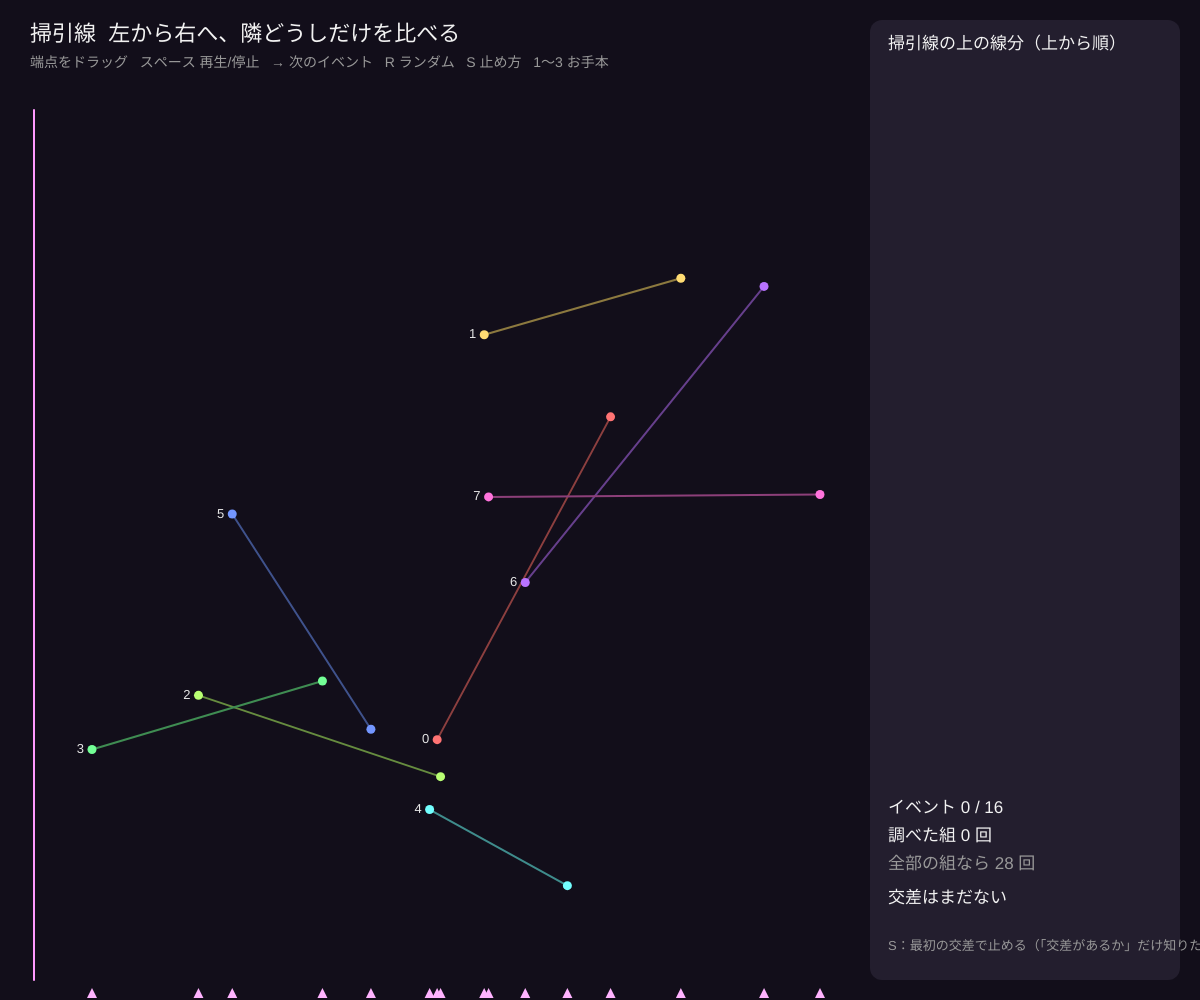
Frame 1 (no input)
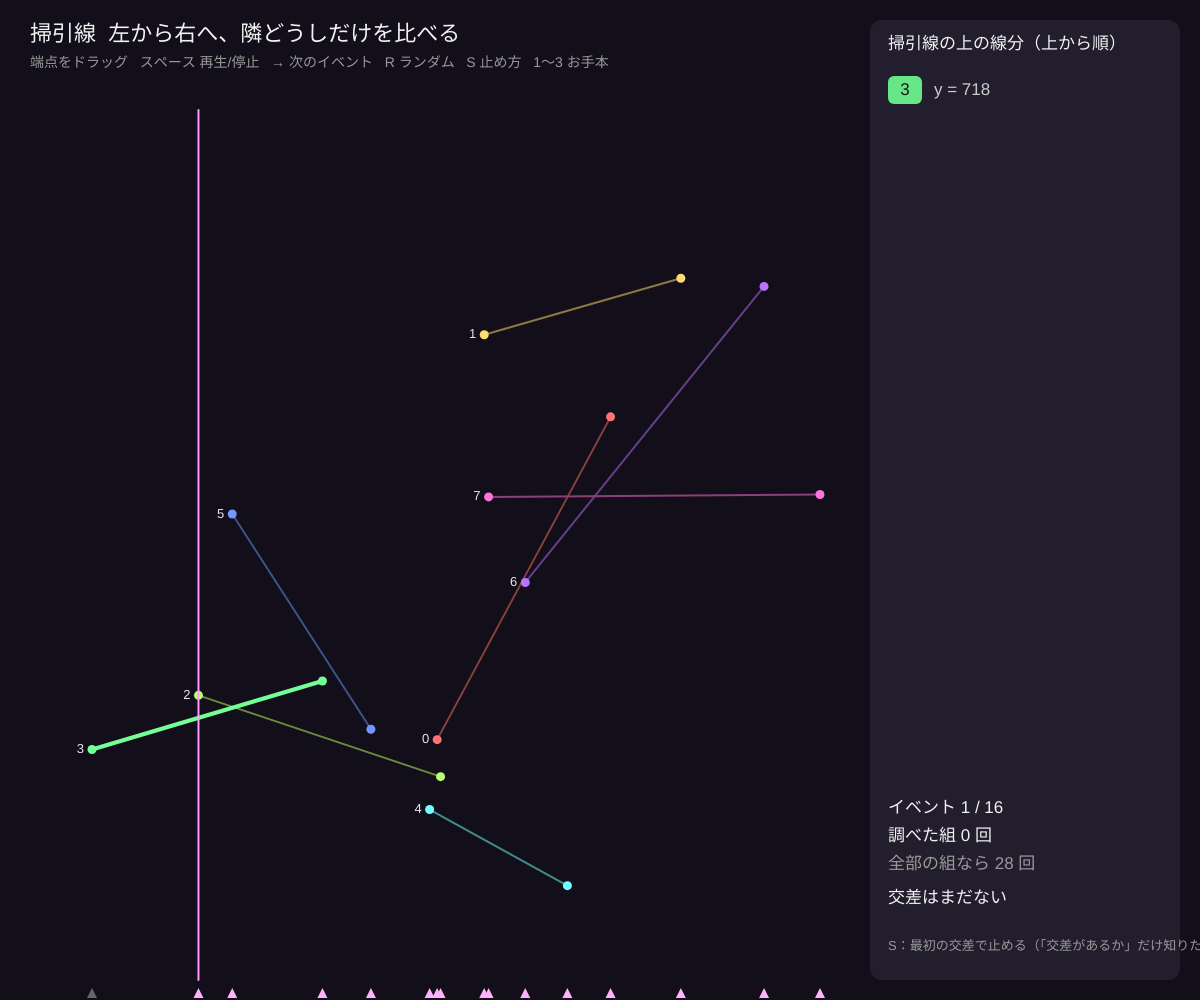
Frame 60 (no input)
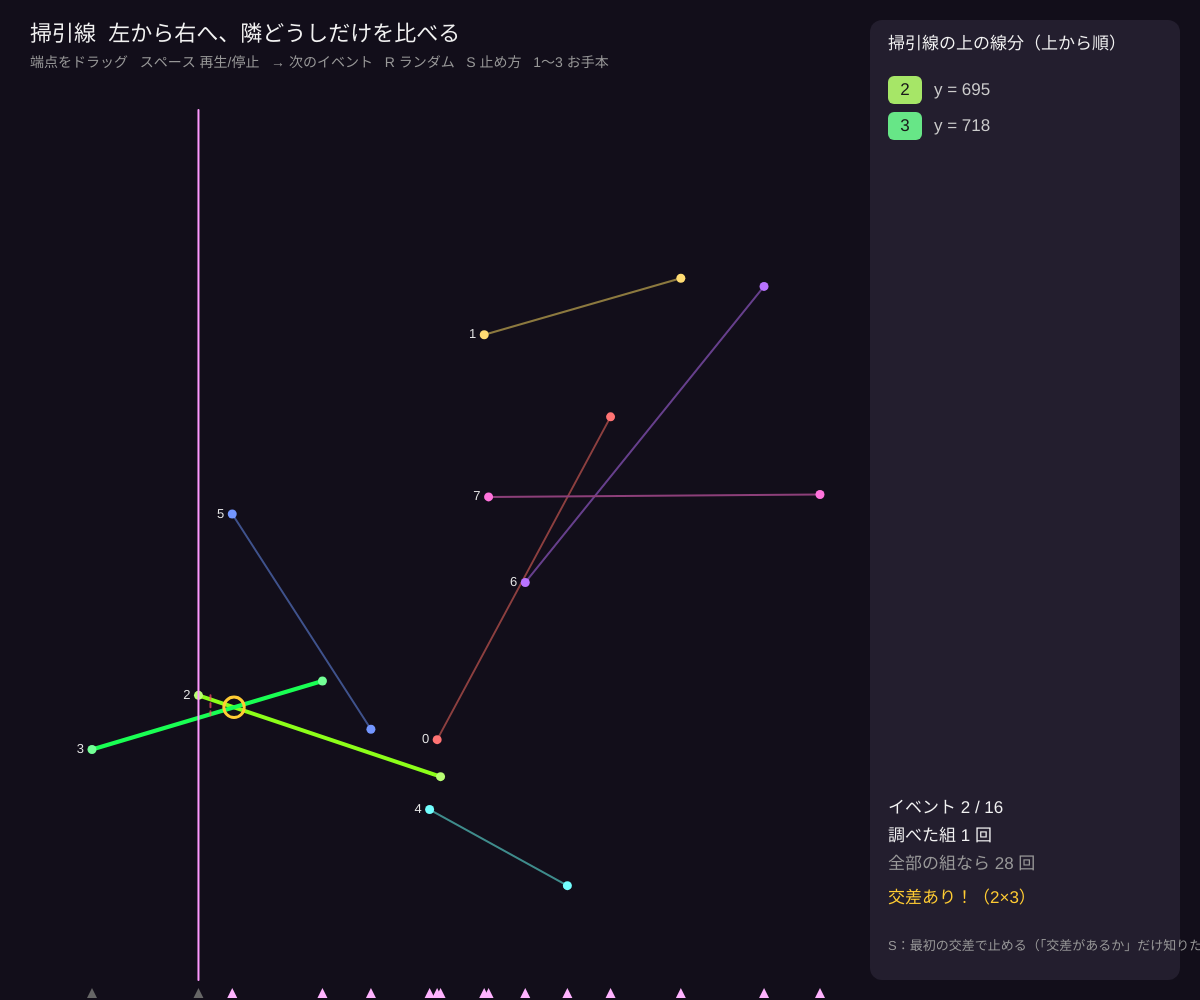
Frame 120 (the mouse pressed at the canvas centre since frame 60)

The p5.js sketch that drew these frames (run headless with seeded random() and noise() and a simulated clock; from frame 60 on, the mouse is pressed at the canvas centre):

// p5.js sketch
// ── sketch.js
// ============================================
// 06 掃引線で交差を見つける
// 縦の線（掃引線）を左から右へ動かし、「いま線にかかっている線分」を上から順に並べておく
// 新しく入った線分は「すぐ上」と「すぐ下」とだけ、抜けるときはその上下どうしを比べる
// 全部の組（n(n−1)/2 通り）を調べなくても、交差があれば必ず見つかる → O(n log n)
// 操作：端点をドラッグ / スペース = 再生・停止 / → = 次のイベント / R = ランダム
//       S = 最初の交差で止める⇄最後まで / 1〜3 = お手本
// ============================================

let segs = [];
let N = 8;              // ★ 線分の数
let events = [], ev = 0;
let onLine = [];        // 掃引線にかかっている線分（上から順）
let sweepX = 0, targetX = 0;
let checks = [], found = [];
let stopAtFirst = true;
let auto = true, waiting = 0;
let drag = null;

const BG = '#14101f', PANEL = '#221a33', FG = '#e9e4f5', DIM = '#8c84a3';
const ORCHID = '#f0a3ff', MINT = '#6fe3d0', GOLD = '#ffcf6b', BAD = '#ff6b81';

function setup() {
  createCanvas(windowWidth, windowHeight);
  colorMode(HSB, 360, 100, 100, 100);
  preset(1);
}

function preset(k) {
  segs = [];
  let W = width - 360;
  for (let i = 0; i < N; i++) {
    let x1 = random(60, W * 0.7), x2 = x1 + random(120, W * 0.45);
    let y1 = random(140, height - 60), y2 = random(140, height - 60);
    if (k === 2) { y1 = 140 + i * (height - 200) / N; y2 = y1 + random(-20, 20); }            // 交わらない
    if (k === 3) { y1 = i % 2 ? 160 : height - 80; y2 = i % 2 ? height - 80 : 160; }          // たくさん交わる
    segs.push({ a: createVector(x1, y1), b: createVector(min(x2, W - 20), y2), hue: (i * 360) / N });
  }
  restart();
}

function restart() {
  for (let s of segs) { if (s.a.x > s.b.x) [s.a, s.b] = [s.b, s.a]; if (abs(s.b.x - s.a.x) < 3) s.b.x = s.a.x + 3; }  // 縦の線分はなし
  events = [];
  segs.forEach((s, i) => { events.push({ x: s.a.x, y: s.a.y, left: true, i }); events.push({ x: s.b.x, y: s.b.y, left: false, i }); });
  events.sort((p, q) => p.x - q.x || (q.left - p.left) || p.y - q.y);   // 同じ x なら左端が先、y の小さい方が先
  ev = 0; onLine = []; checks = []; found = [];
  sweepX = 30; targetX = events.length ? events[0].x : 30;
}

function yAt(s, x) { return s.a.y + ((s.b.y - s.a.y) * (x - s.a.x)) / (s.b.x - s.a.x); }
function turn(o, a, b) { return (a.x - o.x) * (b.y - o.y) - (a.y - o.y) * (b.x - o.x); }
function onSeg(a, b, c) { return min(a.x, b.x) <= c.x && c.x <= max(a.x, b.x) && min(a.y, b.y) <= c.y && c.y <= max(a.y, b.y); }
function intersects(i, j) {
  let p1 = segs[i].a, p2 = segs[i].b, p3 = segs[j].a, p4 = segs[j].b;
  let d1 = turn(p3, p4, p1), d2 = turn(p3, p4, p2), d3 = turn(p1, p2, p3), d4 = turn(p1, p2, p4);
  if (((d1 > 0 && d2 < 0) || (d1 < 0 && d2 > 0)) && ((d3 > 0 && d4 < 0) || (d3 < 0 && d4 > 0))) return true;
  return (d1 === 0 && onSeg(p3, p4, p1)) || (d2 === 0 && onSeg(p3, p4, p2)) || (d3 === 0 && onSeg(p1, p2, p3)) || (d4 === 0 && onSeg(p1, p2, p4));
}
function test(i, j) {
  if (i === undefined || j === undefined) return;
  let hit = intersects(i, j);
  checks.push({ i, j, hit, t: frameCount });
  if (hit && !found.some((f) => (f.i === i && f.j === j) || (f.i === j && f.j === i))) found.push({ i, j });
}

// ★ イベントを 1 つ処理する
function processEvent() {
  if (ev >= events.length || (stopAtFirst && found.length)) return;
  let e = events[ev++];
  sweepX = e.x;
  if (e.left) {
    // INSERT：掃引線との交点の y で並ぶ位置を決める
    let pos = onLine.findIndex((k) => yAt(segs[k], e.x) > e.y);
    if (pos < 0) pos = onLine.length;
    onLine.splice(pos, 0, e.i);
    test(e.i, onLine[pos - 1]);   // すぐ上と
    test(e.i, onLine[pos + 1]);   // すぐ下と
  } else {
    let pos = onLine.indexOf(e.i);
    test(onLine[pos - 1], onLine[pos + 1]);   // 抜けたあと隣どうしになる 2 本
    onLine.splice(pos, 1);
  }
  if (ev < events.length) targetX = events[ev].x;
}

function draw() {
  background(260, 45, 10);
  let W = width - 360;
  // 掃引線を次のイベントまで動かす
  if (auto && !(stopAtFirst && found.length) && ev < events.length) {
    sweepX = min(sweepX + 4, targetX);
    if (sweepX >= targetX) { if (++waiting > 10) { waiting = 0; processEvent(); } }
  }
  // 線分
  segs.forEach((s, i) => {
    let active = onLine.includes(i);
    let bad = found.some((f) => f.i === i || f.j === i);
    stroke(s.hue, bad ? 90 : 55, active ? 100 : 55); strokeWeight(active ? 4 : 2);
    line(s.a.x, s.a.y, s.b.x, s.b.y);
    noStroke(); fill(s.hue, 55, 100); circle(s.a.x, s.a.y, 9); circle(s.b.x, s.b.y, 9);
    fill(0, 0, 90); textSize(13); textAlign(RIGHT, CENTER); text(i, s.a.x - 8, s.a.y);
  });
  // 比べた組（最近のものを点線で）
  for (let c of checks.slice(-3)) {
    let y1 = constrain(yAt(segs[c.i], sweepX), 0, height), y2 = constrain(yAt(segs[c.j], sweepX), 0, height);
    stroke(c.hit ? 350 : 45, 70, 100, 70); strokeWeight(2); drawingContext.setLineDash([4, 4]);
    line(sweepX + 12, y1, sweepX + 12, y2); drawingContext.setLineDash([]);
  }
  // 交点
  for (let f of found) {
    let p1 = segs[f.i].a, p2 = segs[f.i].b, p3 = segs[f.j].a, p4 = segs[f.j].b;
    let den = (p2.x - p1.x) * (p4.y - p3.y) - (p2.y - p1.y) * (p4.x - p3.x);
    if (abs(den) < 1e-9) continue;
    let t = ((p3.x - p1.x) * (p4.y - p3.y) - (p3.y - p1.y) * (p4.x - p3.x)) / den;
    noFill(); stroke(45, 80, 100); strokeWeight(3);
    circle(p1.x + t * (p2.x - p1.x), p1.y + t * (p2.y - p1.y), 24 + sin(frameCount * 0.2) * 4);
  }
  // 掃引線
  stroke(300, 40, 100); strokeWeight(2); line(sweepX, 110, sweepX, height - 20);
  // イベント点（x 軸上）
  noStroke();
  events.forEach((e, k) => { fill(k < ev ? color(0, 0, 40) : color(300, 30, 100)); triangle(e.x, height - 12, e.x - 5, height - 2, e.x + 5, height - 2); });

  // パネル：掃引線の状態
  let px = width - 330;
  fill(260, 35, 18); rect(px, 20, 310, height - 40, 12);
  fill(0, 0, 95); textAlign(LEFT, TOP); textSize(17); text('掃引線の上の線分（上から順）', px + 18, 36);
  onLine.forEach((k, r) => {
    let y = 76 + r * 36;
    fill(segs[k].hue, 55, 90); rect(px + 18, y, 34, 28, 6);
    fill(0, 0, 10); textAlign(CENTER, CENTER); text(k, px + 35, y + 14);
    fill(0, 0, 80); textAlign(LEFT, CENTER); text(`y = ${round(yAt(segs[k], sweepX))}`, px + 64, y + 14);
  });
  textAlign(LEFT, TOP); fill(0, 0, 95);
  let by = height - 200;
  text(`イベント ${ev} / ${events.length}`, px + 18, by);
  text(`調べた組 ${checks.length} 回`, px + 18, by + 28);
  fill(0, 0, 60); text(`全部の組なら ${(N * (N - 1)) / 2} 回`, px + 18, by + 56);
  fill(found.length ? color(45, 80, 100) : color(0, 0, 95));
  text(found.length ? `交差あり！（${found.map((f) => f.i + '×' + f.j).join(', ')}）` : '交差はまだない', px + 18, by + 90, 280);
  fill(0, 0, 60); textSize(13); text(stopAtFirst ? 'S：最初の交差で止める（「交差があるか」だけ知りたいとき）' : 'S：最後まで掃引する', px + 18, by + 140);

  fill(0, 0, 95); textSize(22); textAlign(LEFT, TOP); text('掃引線  左から右へ、隣どうしだけを比べる', 30, 24);
  fill(0, 0, 60); textSize(14); text('端点をドラッグ   スペース 再生/停止   → 次のイベント   R ランダム   S 止め方   1〜3 お手本', 30, 56);
}

function mousePressed() {
  drag = null;
  for (let s of segs) for (let end of ['a', 'b']) if (dist(mouseX, mouseY, s[end].x, s[end].y) < 14) drag = s[end];
}
function mouseDragged() { if (drag) { drag.x = constrain(mouseX, 20, width - 360); drag.y = constrain(mouseY, 110, height - 20); restart(); } }
function mouseReleased() { drag = null; }

function keyPressed() {
  if (key === ' ') { auto = !auto; return false; }
  if (key === RIGHT_ARROW) { processEvent(); return false; }
  if (key === 'r' || key === 'R') preset(1);
  if (key === 's' || key === 'S') { stopAtFirst = !stopAtFirst; restart(); }
  if ('123'.includes(key)) preset(Number(key));
}

function windowResized() { resizeCanvas(windowWidth, windowHeight); preset(1); }
